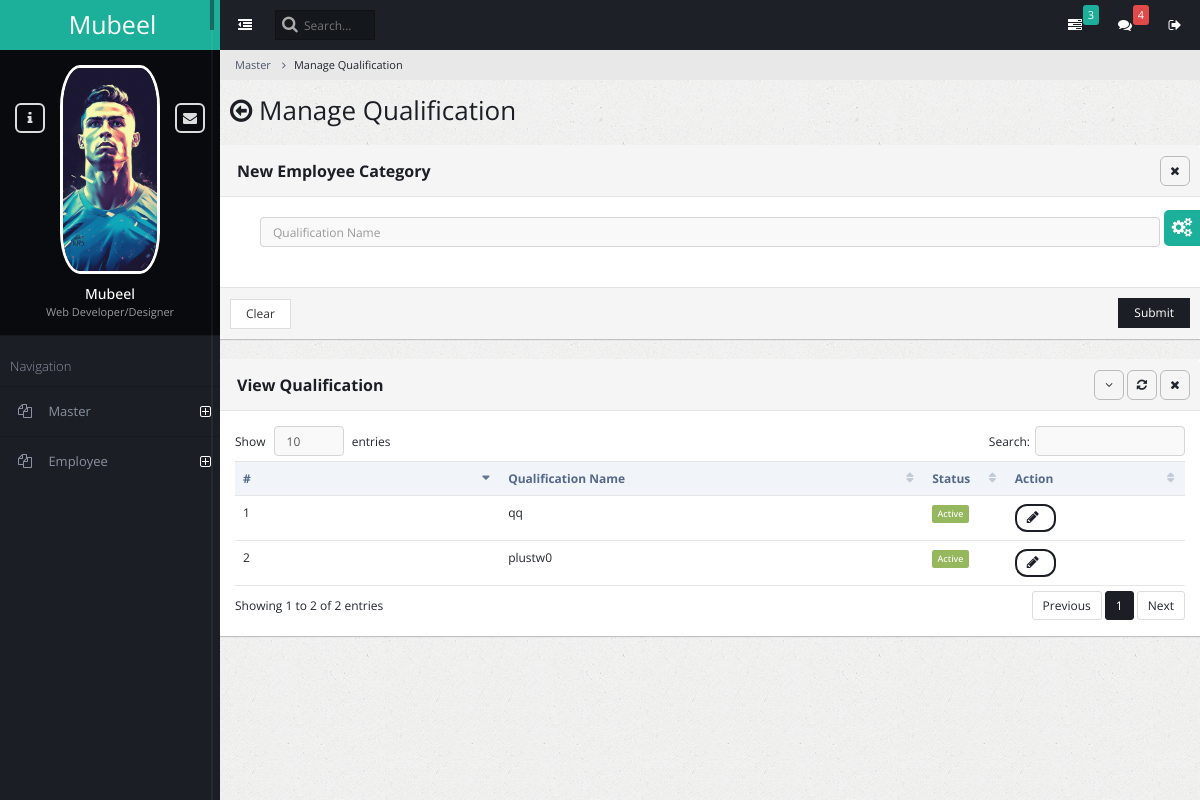
The app's page /ad_qualification_manage, older data.
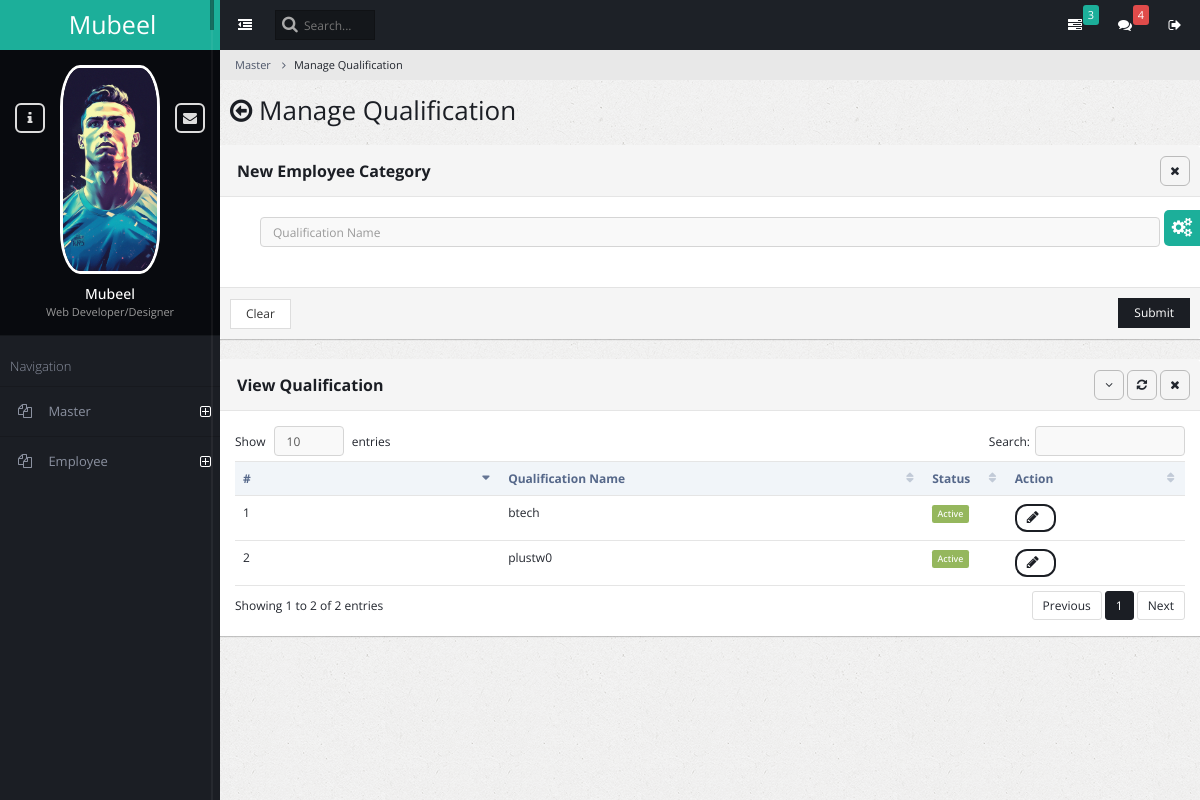
The same page, newer data.
### admin_master/models.py (models this page shows)
class AmsQualification(models.Model):
    qualification_name = models.CharField(max_length=150)
    status = models.BooleanField(default=True)

### admin_master/views.py (the view, shortened to what this page needs)
# urls.py: path('ad_qualification_manage', views.admin_qualification_manage, name='admin_qualification_manage'),
def admin_qualification_manage(request):
    ams_qualifications = AmsQualification.objects.all()
    return render(request, 'admin_master_qualification_manage.html', {'ams_qualifications': ams_qualifications})

### admin_master/templates/admin_master_qualification_manage.html (shortened to what this page needs)
{% extends "base.html" %}
{% block content %}
<ul class="breadcrumb">
    <li><a href="#">Master</a></li>
    <li class="active">Manage Qualification</li>
</ul>
<div class="content-frame-top">
    <div class="page-title">
        <h2><span class="fa fa-arrow-circle-o-left"></span> Manage Qualification</h2>
    </div>
</div>
<form method="post" action="{% url 'admin_qualification_manage' %}">
<div class="panel panel-default">
    <div class="panel-heading ui-draggable-handle">
        <h1 class="panel-title"><strong></strong><b>New Employee Category</b></h1>
        <ul class="panel-controls">
            <li><a href="#" class="panel-remove"><span class="fa fa-times"></span></a></li>
        </ul>
    </div>
    <div class="panel-body">
        <div class="block">
            <div class="col-md-12">
                <div>
                    <input type="text" placeholder="Qualification Name" name="qualification_name" required class="form-control">
                </div>
            </div>
        </div>
    </div>
    <div class="panel-footer">
        <input type="reset" class="btn btn-default" value="Clear">
        <button class="btn btn-primary pull-right">Submit</button>
    </div>
</div>
</form>
<div class="panel panel-default">
    <div class="panel-heading ui-draggable-handle">
        <h1 class="panel-title"><b>View Qualification</b></h1>
        <ul class="panel-controls">
            <li><a href="#" class="panel-collapse"><span class="fa fa-angle-down"></span></a></li>
            <li><a href="#" class="panel-refresh"><span class="fa fa-refresh"></span></a></li>
            <li><a href="#" class="panel-remove"><span class="fa fa-times"></span></a></li>
        </ul>
    </div>
    <div class="panel-body">
        <table class="table datatable dataTable no-footer" id="DataTables_Table_0" role="grid" aria-describedby="DataTables_Table_0_info">
            <thead>
                <tr role="row"><th class="sorting_asc" tabindex="0" aria-controls="DataTables_Table_0" rowspan="1" colspan="1" aria-sort="ascending" aria-label="Name: activate to sort column ascending" style="width: 198px;">#</th><th class="sorting" tabindex="0" aria-controls="DataTables_Table_0" rowspan="1" colspan="1" aria-label="Position: activate to sort column ascending" style="width: 309px;">Qualification Name</th><th class="sorting" tabindex="0" aria-controls="DataTables_Table_0" rowspan="1" colspan="1" aria-label="Age: activate to sort column ascending" style="width: 70px;">Status</th><th class="sorting" tabindex="0" aria-controls="DataTables_Table_0" rowspan="1" colspan="1" aria-label="Start date: activate to sort column ascending" style="width: 137px;">Action</th></tr>
            </thead>
            <tbody>
                {% for ams_qualification in ams_qualifications %}
                    <tr id="{{ams_qualification.id}}">
                        <td>{{ forloop.counter }}</td>
                        <td>{{ ams_qualification.qualification_name }}</td>
                        <td>
                            {% if ams_qualification.status %}
                                <span class="label label-success">Active</span>
                            {% else %}
                                <span class="label label-danger">Inactive</span>
                            {% endif %}
                        </td>
                        <td>
                            <button class="btn btn-primary btn-rounded" onClick="edit_qualification_row({{ ams_qualification.id }});" data-toggle="modal" data-target="#modal_basic">
                                <span id="spinner{{ams_qualification.id}}" class="fa fa-pencil"></span>
                            </button>
                        </td>
                    </tr>
        {% endfor %}
            </tbody>
        </table>
    </div>
</div>
{% endblock content %}

Row changes from the older to the newer data that the page shows:
changed AmsQualification: qualification_name "qq" → "btech"
